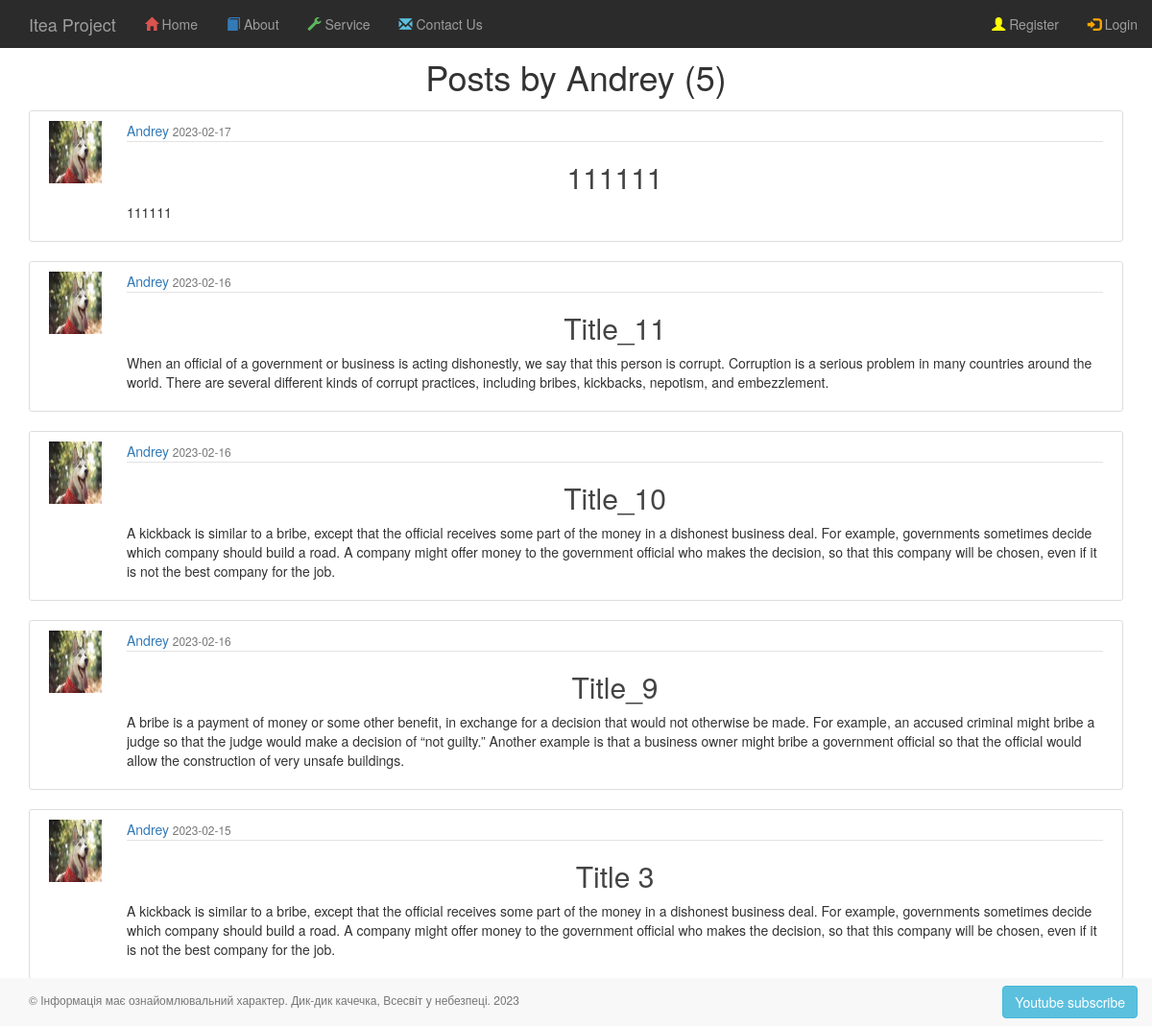
Page /posts/user/Andrey on the committed database.
### app/auth/models.py (models this page shows, shortened)
class User(BaseModel, UserMixin):
    username = CharField(max_length=100)
    email = CharField(max_length=200, unique=True, index=True)
    __password_hash = CharField(max_length=128)
    last_visit = DateTimeField(default=datetime.datetime.now)
    role = ForeignKeyField(Role, backref='users')
    profile = ForeignKeyField(Profile)
    @property
    def password(self):
        raise AttributeError('password is not a valid attribute')

class Post(BaseModel):
    title = CharField(max_length=100)
    content = TextField(default="")
    date_posted = DateTimeField(default=datetime.datetime.utcnow)
    author = ForeignKeyField(User)

class Profile(BaseModel):
    avatar = CharField()
    info = TextField()
    city = CharField()
    age = IntegerField()

### app/posts/routes.py (the view)
@posts.route("/user/<string:username>")
def user_posts(username):
    user = User.select().where(User.username == username).first()
    if not user:
        abort(404)
    query = (Post
             .select()
             .where(Post.author == user)
             .order_by(Post.date_posted.desc()))
    return render_template('posts/user_posts.html',
                           title="title author",
                           user=user,
                           posts=query)

### app/templates/posts/user_posts.html
{% extends '_base.html' %}
{% block page_content %}
    <h1 class="mb-3">Posts by {{ user.username }} ({{ posts.count() }})</h1>
    {% for post in posts %}
        <article class="media content-section">
            <img class="rounded-circle article-img pull-left"
                 src="{{ post.author.profile.avatar }}">
            <div class="media-body">
                <div class="article-metadata">
                    <a class="mr-2" href="{{ url_for('posts.user_posts', username=post.author.username) }}">
                        {{ post.author.username }}
                    </a>
                    <small class="text-muted">{{ post.date_posted.strftime('%Y-%m-%d') }}</small>
                </div>
                <h2>
                    <a class="article-title" href="{{ url_for('posts.post_func', post_id=post.id) }}">
                        {{ post.title }}
                    </a>
                </h2>
                <p class="article-content">{{ post.content }}</p>
            </div>
        </article>
    {% endfor %}
{% endblock page_content %}

### app/static/css/styles_blog.css (style rules this page uses)
.content-section { background: #ffffff; padding: 10px 20px; border: 1px solid #dddddd; border-radius: 3px; margin-bottom: 20px; }
.article-title { color: #444444; }
.article-content { white-space: pre-line; }
.article-img { height: 65px; width: 65px; margin-right: 16px; }
.article-metadata { padding-bottom: 1px; margin-bottom: 4px; border-bottom: 1px solid #e3e3e3 }

### app/static/css/styles.css (style rules this page uses)
h1, h2, h3 { text-align: center; }

### rows in the picture
User: username "Andrey"
Post: author.profile.avatar (picture), author.username "Andrey", date_posted "2023-02-17", title "111111", content "111111"
Post: author.profile.avatar (picture), author.username "Andrey", date_posted "2023-02-16", title "Title_11", content "When an official of a government or business is acting dishonestly, we say that this person is corrupt. Corruption is a serious problem in many countries around the world. There are several different kinds of corrupt practices, including bribes, kickbacks, nepotism, and embezzlement."
Post: author.profile.avatar (picture), author.username "Andrey", date_posted "2023-02-16", title "Title_10", content "A kickback is similar to a bribe, except that the official receives some part of the money in a dishonest business deal. For example, governments sometimes decide which company should build a road. A company might offer money to the government official who makes the decision, so that this company will be chosen, even if it is not the best company for the job."
Post: author.profile.avatar (picture), author.username "Andrey", date_posted "2023-02-16", title "Title_9", content "A bribe is a payment of money or some other benefit, in exchange for a decision that would not otherwise be made. For example, an accused criminal might bribe a judge so that the judge would make a decision of “not guilty.” Another example is that a business owner might bribe a government official so that the official would allow the construction of very unsafe buildings."
Post: author.profile.avatar (picture), author.username "Andrey", date_posted "2023-02-15", title "Title 3", content "A kickback is similar to a bribe, except that the official receives some part of the money in a dishonest business deal. For example, governments sometimes decide which company should build a road. A company might offer money to the government official who makes the decision, so that this company will be chosen, even if it is not the best company for the job."

### other values in the picture
{{ posts.count() }} "5"
